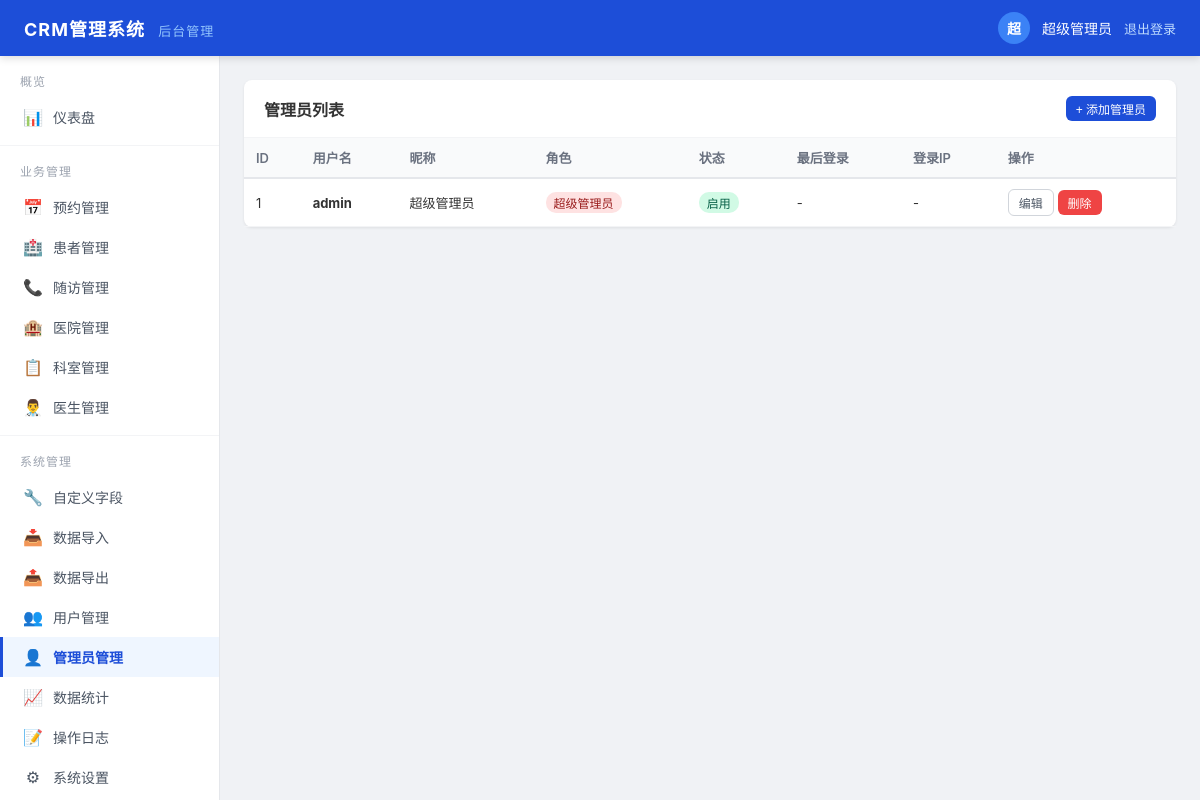
Screenshot of /admin.php?module=admin_user (signed in) with the database file from the repository.
### tables this page shows
CREATE TABLE IF NOT EXISTS `weapp_admin` (
  `id` int(11) NOT NULL AUTO_INCREMENT,
  `username` varchar(50) NOT NULL COMMENT '用户名',
  `password` varchar(255) NOT NULL COMMENT '密码',
  `nickname` varchar(50) DEFAULT '' COMMENT '昵称',
  `role` varchar(20) DEFAULT 'admin' COMMENT '角色:super_admin超级管理员,admin管理员,operator操作员',
  `status` tinyint(1) DEFAULT '1' COMMENT '状态:0禁用,1启用',
  `last_login_time` int(11) DEFAULT '0' COMMENT '最后登录时间',
  `last_login_ip` varchar(50) DEFAULT '' COMMENT '最后登录IP',
  `addtime` int(11) DEFAULT '0' COMMENT '创建时间',
  `updatetime` int(11) DEFAULT '0' COMMENT '更新时间',
  PRIMARY KEY (`id`),
  UNIQUE KEY `username` (`username`)
);

### core/Database.php (called while the page is built, shortened)
<?php
class Database {
    private static $instance = null;
    private $connection;
    private $config;
    private function __construct() {
        $this->config = self::loadConfig();
        $this->connect();
    }
    private static function loadConfig() {
        static $config = null;
        if ($config === null) {
            $config = require __DIR__ . '/../config/database.php';
        }
        return $config;
    }
    public static function getInstance() {
        if (self::$instance === null) {
            self::$instance = new self();
        }
        return self::$instance;
    }
    private function connect() {
        $db = $this->config['db'];
        try {
            $dsn = "mysql:host={$db['host']};port={$db['port']};charset={$db['charset']}";
            $pdo = new PDO($dsn, $db['username'], $db['password']);
            $pdo->setAttribute(PDO::ATTR_ERRMODE, PDO::ERRMODE_EXCEPTION);
            $pdo->exec("CREATE DATABASE IF NOT EXISTS `{$db['database']}` DEFAULT CHARACTER SET {$db['charset']} COLLATE {$db['charset']}_unicode_ci");
            $pdo->exec("USE `{$db['database']}`");
            $this->connection = $pdo;
            $this->connection->setAttribute(PDO::ATTR_DEFAULT_FETCH_MODE, PDO::FETCH_ASSOC);
            $this->initTables();
        } catch(PDOException $e) {
            $this->outputError('数据库连接失败', $e->getMessage());
        }
    }
    private function initTables() {
        $prefix = $this->config['db']['prefix'];
        foreach ($sqls as $sql) {
            try {
                $this->connection->exec($sql);
            } catch(PDOException $e) {
            }
        }
        $this->migrateTables($prefix);
        $stmt = $this->connection->query("SELECT COUNT(*) as count FROM `{$prefix}user` WHERE role='admin'");
        $row = $stmt->fetch();
        if ($row['count'] == 0) {
            $this->connection->exec("INSERT INTO `{$prefix}user` (openid, nickname, role, status, addtime, updatetime) VALUES ('admin_default', '系统管理员', 'admin', 1, " . time() . ", " . time() . ")");
        }
        $stmt = $this->connection->query("SELECT COUNT(*) as count FROM `{$prefix}hospital`");
        $row = $stmt->fetch();
        $stmt = $this->connection->query("SELECT COUNT(*) as count FROM `{$prefix}admin`");
        $row = $stmt->fetch();
        $stmt = $this->connection->query("SELECT COUNT(*) as count FROM `{$prefix}department`");
        $row = $stmt->fetch();
        if ($row['count'] == 0) {
            $now = time();
            $this->connection->exec("INSERT INTO `{$prefix}department` (hospital_id, name, intro, sort, status, addtime, updatetime) VALUES
                (1, '内科', '内科科室', 100, 1, {$now}, {$now}),
                (1, '外科', '外科科室', 90, 1, {$now}, {$now}),
                (1, '眼科', '眼科科室', 80, 1, {$now}, {$now}),
                (2, '内科', '内科科室', 100, 1, {$now}, {$now}),
                (2, '妇产科', '妇产科科室', 90, 1, {$now}, {$now}),
                (3, '眼科', '眼科科室', 100, 1, {$now}, {$now}),
                (3, '耳鼻喉科', '耳鼻喉科科室', 90, 1, {$now}, {$now})");
        }
        $stmt = $this->connection->query("SELECT COUNT(*) as count FROM `{$prefix}doctor`");
        $row = $stmt->fetch();
        if ($row['count'] == 0) {
            $now = time();
            $this->connection->exec("INSERT INTO `{$prefix}doctor` (hospital_id, department_id, name, title, specialty, sort, status, addtime, updatetime) VALUES
                (1, 1, '张主任', '主任医师', '心血管内科', 100, 1, {$now}, {$now}),
                (1, 2, '李医生', '副主任医师', '普外科', 90, 1, {$now}, {$now}),
                (1, 3, '王教授', '主任医师', '眼底病', 80, 1, {$now}, {$now}),
                (3, 6, '赵主任', '主任医师', '白内障', 100, 1, {$now}, {$now}),
                (3, 7, '陈医生', '副主任医师', '中耳炎', 90, 1, {$now}, {$now})");
        }
        $stmt = $this->connection->query("SELECT COUNT(*) as count FROM `{$prefix}config`");
        $row = $stmt->fetch();
    }
    private function migrateTables($prefix) {
        try {
            $stmt = $this->connection->query("SHOW COLUMNS FROM `{$prefix}config` LIKE 'key'");
        } catch(PDOException $e) {
        }
        try {
            $stmt = $this->connection->query("SHOW COLUMNS FROM `{$prefix}config` LIKE 'sort'");
        } catch(PDOException $e) {
        }
        try {
            $stmt = $this->connection->query("SHOW COLUMNS FROM `{$prefix}reservation` LIKE 'department_id'");
            if (!$stmt || $stmt->rowCount() == 0) {
                $this->connection->exec("ALTER TABLE `{$prefix}reservation` ADD COLUMN `department_id` int(11) DEFAULT '0' COMMENT '科室ID' AFTER `hospital_id`");
            }
        } catch(PDOException $e) {
        }
        $newFields = array(
            'sample_date' => "ALTER TABLE `{$prefix}reservation` ADD COLUMN `sample_date` varchar(20) DEFAULT '' COMMENT '采样日期' AFTER `time_period`",
            'test_date' => "ALTER TABLE `{$prefix}reservation` ADD COLUMN `test_date` varchar(20) DEFAULT '' COMMENT '送检日期' AFTER `sample_date`",
            'test_result' => "ALTER TABLE `{$prefix}reservation` ADD COLUMN `test_result` text COMMENT '检测结果' AFTER `test_date`",
            'report_address' => "ALTER TABLE `{$prefix}reservation` ADD COLUMN `report_address` varchar(500) DEFAULT '' COMMENT '报告邮寄地址' AFTER `test_result`",
            'wechat' => "ALTER TABLE `{$prefix}reservation` ADD COLUMN `wechat` varchar(100) DEFAULT '' COMMENT '微信号' AFTER `report_address`",
            'fee' => "ALTER TABLE `{$prefix}reservation` ADD COLUMN `fee` decimal(10,2) DEFAULT '0.00' COMMENT '费用金额' AFTER `admin_remark`"
        );
        foreach ($newFields as $field => $sql) {
            try {
                $stmt = $this->connection->query("SHOW COLUMNS FROM `{$prefix}reservation` LIKE '{$field}'");
                if (!$stmt || $stmt->rowCount() == 0) {
                    $this->connection->exec($sql);
                }
            } catch(PDOException $e) {
            }
        }
        try {
            $count = $this->connection->query("SELECT COUNT(*) as cnt FROM `{$prefix}dept_hospital`")->fetch()['cnt'];
            if ($count == 0) {
                $this->connection->exec("INSERT IGNORE INTO `{$prefix}dept_hospital` (`department_id`, `hospital_id`, `addtime`) SELECT id, hospital_id, " . time() . " FROM `{$prefix}department` WHERE hospital_id > 0");
            }
        } catch(PDOException $e) {
        }
        try {
            $stmt = $this->connection->query("SHOW COLUMNS FROM `{$prefix}reservation` LIKE 'status'");
            $col = $stmt ? $stmt->fetch(PDO::FETCH_ASSOC) : null;
            if ($col && strpos(strtolower($col['Type']), 'tinyint') !== false) {
                $this->connection->exec("ALTER TABLE `{$prefix}reservation` MODIFY COLUMN `status` varchar(20) DEFAULT '待确认' COMMENT '状态'");
                $statusMap = array('0' => '待确认', '1' => '已预约', '2' => '已成单', '3' => '已取消');
                foreach ($statusMap as $old => $new) {
                    $this->connection->exec("UPDATE `{$prefix}reservation` SET `status`='{$new}' WHERE `status`='{$old}'");
                }
            }
        } catch(PDOException $e) {
        }
        try {
            $stmt = $this->connection->query("SHOW COLUMNS FROM `{$prefix}reservation` LIKE 'status'");
            $col = $stmt ? $stmt->fetch(PDO::FETCH_ASSOC) : null;
        } catch(PDOException $e) {
        }
        try {
            $cf = $this->connection->query("SELECT id FROM `{$prefix}config` WHERE `config_key`='reservation_status_config'")->fetch();
            if (!$cf) {
                $defaultStatus = json_encode(array(
                    array('name' => '待确认', 'color' => '#92400e', 'bg' => '#fef3c7'),
                    array('name' => '已预约', 'color' => '#92400e', 'bg' => '#fef3c7'),
                    array('name' => '已寄送', 'color' => '#1f2937', 'bg' => '#f3f4f6'),
                    array('name' => '已成单', 'color' => '#991b1b', 'bg' => '#fee2e2'),
                    array('name' => '已取消', 'color' => '#6b7280', 'bg' => '#f3f4f6')
                ), JSON_UNESCAPED_UNICODE);
                $this->connection->exec("INSERT INTO `{$prefix}config` (`group_name`,`config_key`,`config_value`,`remark`,`sort`,`addtime`,`updatetime`) VALUES ('reservation','reservation_status_config','{$defaultStatus}','预约状态配置(JSON)',0," . time() . "," . time() . ")");
            }
        } catch(PDOException $e) {
        }
    }
    public function query($sql, $params = []) {
        try {
            $stmt = $this->connection->prepare($sql);
            $stmt->execute($params);
            return $stmt;
        } catch(PDOException $e) {
            Log::error('SQL错误: ' . $e->getMessage() . ' | SQL: ' . $sql);
            throw $e;
        }
    }
    public function select($table, $where = [], $fields = '*', $order = '', $limit = '') {
        $prefix = $this->config['db']['prefix'];
        $sql = "SELECT {$fields} FROM {$prefix}{$table}";
        $params = [];
        if ($order) {
            $sql .= " ORDER BY {$order}";
        }
        return $this->query($sql, $params)->fetchAll();
    }
}

### config/database.php (called while the page is built)
<?php
return array(
    'db' => array(
        'host' => 'localhost',
        'port' => '3306',
        'database' => 'crm_weapp',
        'username' => 'root',
        'password' => 'admin',
        'charset' => 'utf8mb4',
        'prefix' => 'weapp_'
    ),
    'wechat' => array(
        'appid' => 'wx6d1a68a6ff74bf1e',
        'secret' => '84834fe3ad2395297a0e4bab5e15b58a',
    ),
    'api' => array(
        'token_expire' => 7200,
        'page_size' => 10,
        'max_page_size' => 100,
    ),
    'upload' => array(
        'path' => './uploads/',
        'max_size' => 5 * 1024 * 1024,
        'allowed_types' => array('jpg', 'jpeg', 'png', 'gif'),
    ),
    'log' => array(
        'enable' => true,
        'path' => './logs/',
        'level' => 'error',
    ),
);

### admin/admin_users.php (the view, shortened to what this page needs)
<?php
$db = Database::getInstance();
$list = $db->select('admin', array(), '*', 'id ASC');
$roleMap = array('super_admin'=>'超级管理员','admin'=>'管理员','operator'=>'操作员');
?>
<div class="card">
    <div class="card-header">
        <h3>管理员列表</h3>
        <button onclick="openModal('editModal');resetForm();" class="btn btn-primary btn-sm">+ 添加管理员</button>
    </div>
    <div class="card-body" style="padding:0;">
        <table class="data-table">
            <thead><tr><th>ID</th><th>用户名</th><th>昵称</th><th>角色</th><th>状态</th><th>最后登录</th><th>登录IP</th><th>操作</th></tr></thead>
            <tbody>
            <?php foreach($list as $a): ?>
            <tr>
                <td><?php echo $a['id']; ?></td>
                <td><strong><?php echo htmlspecialchars($a['username']); ?></strong></td>
                <td><?php echo htmlspecialchars($a['nickname']); ?></td>
                <td><span class="badge <?php echo $a['role']=='super_admin'?'badge-danger':'badge-info'; ?>"><?php echo isset($roleMap[$a['role']])?$roleMap[$a['role']]:$a['role']; ?></span></td>
                <td><?php echo $a['status']==1?'<span class="badge badge-success">启用</span>':'<span class="badge badge-gray">禁用</span>'; ?></td>
                <td><?php echo $a['last_login_time']?date('Y-m-d H:i',$a['last_login_time']):'-'; ?></td>
                <td><?php echo $a['last_login_ip']?:'-'; ?></td>
                <td>
                    <button onclick="editItem(<?php echo $a['id']; ?>)" class="btn btn-outline btn-sm">编辑</button>
                    <button onclick="deleteItem(<?php echo $a['id']; ?>)" class="btn btn-danger btn-sm">删除</button>
                </td>
            </tr>
            <?php endforeach; ?>
            </tbody>
        </table>
    </div>
</div>
<?php renderAdmin('管理员管理','admin_user',ob_get_clean());

### admin/template.php (shortened to what this page needs)
<?php
function renderAdmin($pageTitle, $activeMenu, $content) {
    $adminUser = isset($_SESSION['admin_user']) ? $_SESSION['admin_user'] : array();
    $adminName = isset($adminUser['nickname']) ? $adminUser['nickname'] : '管理员';
?>
<!DOCTYPE html>
<html lang="zh-CN">
<head>
</head>
<body>
    <div class="topbar">
        <div class="logo">CRM管理系统 <span>后台管理</span></div>
        <div class="user-info">
            <div class="avatar"><?php echo mb_substr($adminName, 0, 1); ?></div>
            <span><?php echo htmlspecialchars($adminName); ?></span>
            <a href="admin.php?module=auth&action=logout">退出登录</a>
        </div>
    </div>
    <div class="sidebar">
        <div class="menu-group">
            <div class="menu-group-title">概览</div>
            <a href="admin.php?module=index" class="<?php echo $activeMenu=='index'?'active':''; ?>">
                <span class="icon">📊</span> 仪表盘
            </a>
        </div>
        <div class="menu-group">
            <div class="menu-group-title">业务管理</div>
            <a href="admin.php?module=reservation" class="<?php echo $activeMenu=='reservation'?'active':''; ?>">
                <span class="icon">📅</span> 预约管理
            </a>
            <a href="admin.php?module=patient" class="<?php echo $activeMenu=='patient'?'active':''; ?>">
                <span class="icon">🏥</span> 患者管理
            </a>
            <a href="admin.php?module=follow_up" class="<?php echo $activeMenu=='follow_up'?'active':''; ?>">
                <span class="icon">📞</span> 随访管理
            </a>
            <a href="admin.php?module=hospital" class="<?php echo $activeMenu=='hospital'?'active':''; ?>">
                <span class="icon">🏨</span> 医院管理
            </a>
            <a href="admin.php?module=department" class="<?php echo $activeMenu=='department'?'active':''; ?>">
                <span class="icon">📋</span> 科室管理
            </a>
            <a href="admin.php?module=doctor" class="<?php echo $activeMenu=='doctor'?'active':''; ?>">
                <span class="icon">👨‍⚕️</span> 医生管理
            </a>
        </div>
        <div class="menu-group">
            <div class="menu-group-title">系统管理</div>
            <a href="admin.php?module=custom_field" class="<?php echo $activeMenu=='custom_field'?'active':''; ?>">
                <span class="icon">&#x1F527;</span> 自定义字段
            </a>
            <a href="admin.php?module=import" class="<?php echo $activeMenu=='import'?'active':''; ?>">
                <span class="icon">&#x1F4E5;</span> 数据导入
            </a>
            <a href="admin.php?module=export" class="<?php echo $activeMenu=='export'?'active':''; ?>">
                <span class="icon">&#x1F4E4;</span> 数据导出
            </a>
            <a href="admin.php?module=user" class="<?php echo $activeMenu=='user'?'active':''; ?>">
                <span class="icon">&#x1F465;</span> 用户管理
            </a>
            <a href="admin.php?module=admin_user" class="<?php echo $activeMenu=='admin_user'?'active':''; ?>">
                <span class="icon">&#x1F464;</span> 管理员管理
            </a>
            <a href="admin.php?module=stats" class="<?php echo $activeMenu=='stats'?'active':''; ?>">
                <span class="icon">&#x1F4C8;</span> 数据统计
            </a>
            <a href="admin.php?module=log" class="<?php echo $activeMenu=='log'?'active':''; ?>">
                <span class="icon">&#x1F4DD;</span> 操作日志
            </a>
            <a href="admin.php?module=settings" class="<?php echo $activeMenu=='settings'?'active':''; ?>">
                <span class="icon">&#x2699;</span> 系统设置
            </a>
        </div>
    </div>
    <div class="main">
        <?php echo $content; ?>
    </div>
</body>
</html>
<?php
}
?>

### rows the page displays
weapp_admin: nickname "超", nickname "超级管理员", id "1", username "admin", role "超级管理员", status "启用", last_login_ip "-"
